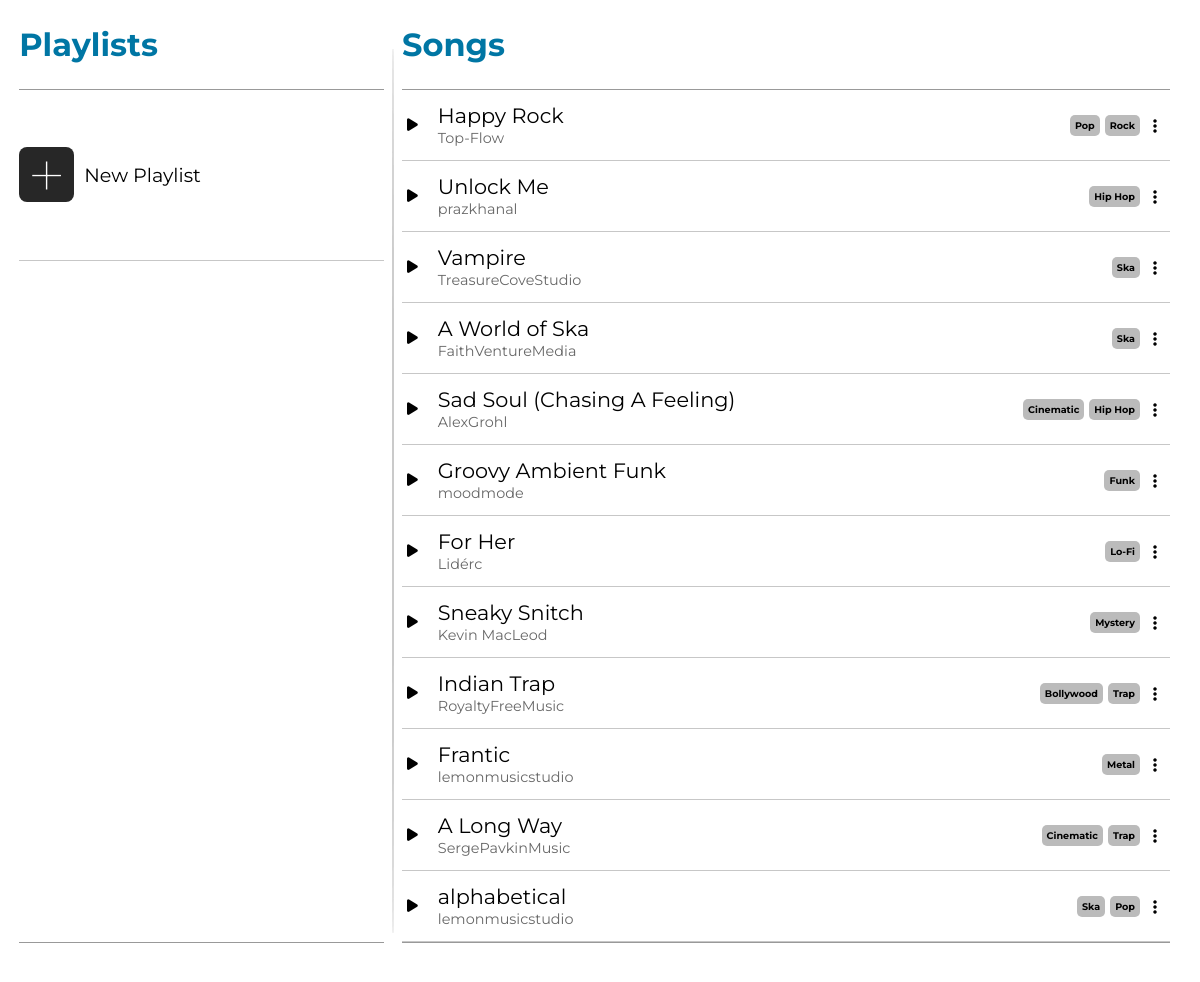
/iframetest/46/, run on an earlier commit of the app's database.
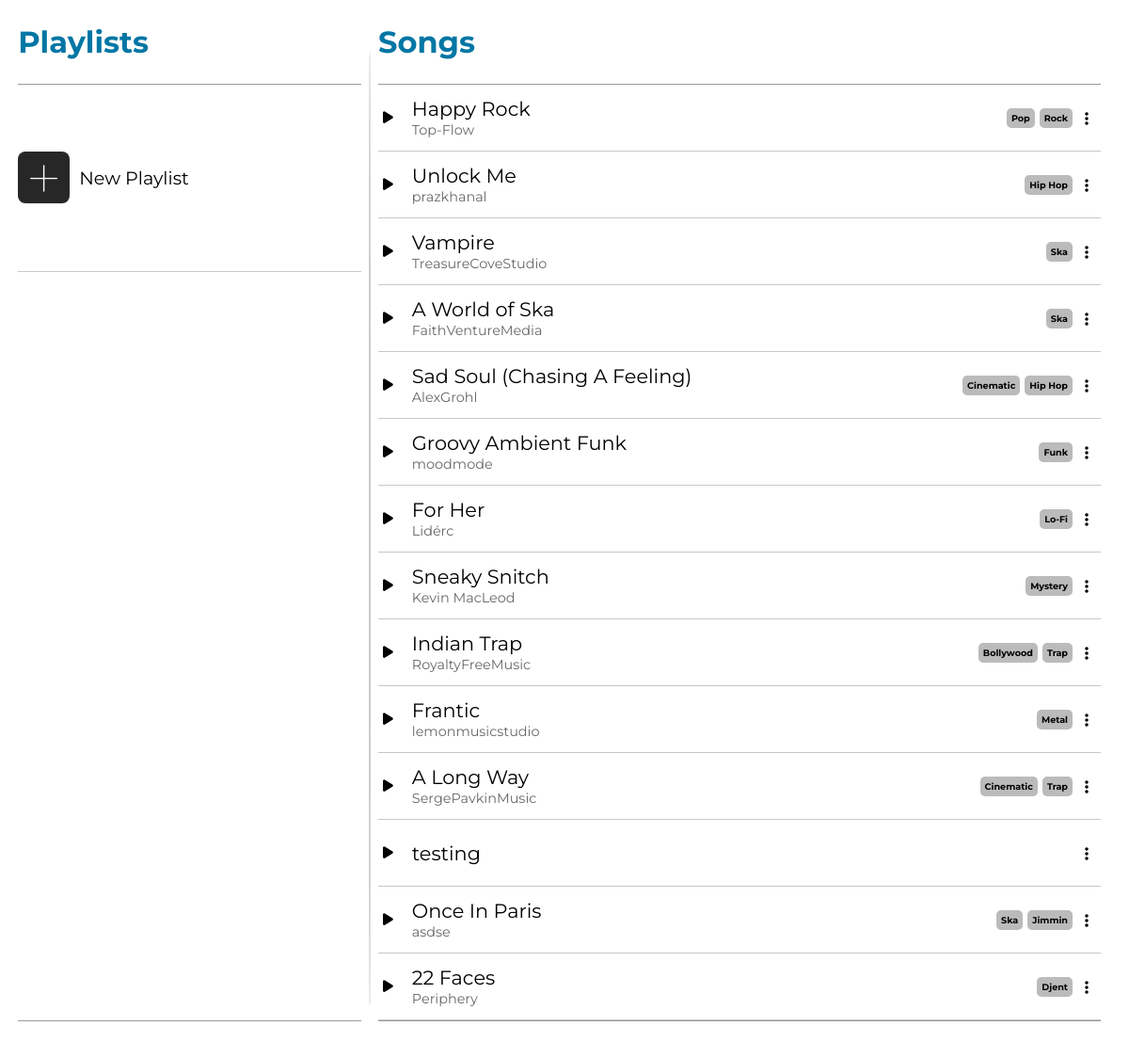
And on a later commit of the database.
### app/models.py (models this page shows, shortened)
class Song(models.Model):
    title = models.CharField(max_length=50)
    song_file = models.FileField(upload_to='')
    artist = models.ManyToManyField(Artist) # type: ignore
    genre = models.ManyToManyField(Genre) # type: ignore

class Artist(models.Model):
    name = models.CharField(max_length=50)
    def __str__(self):
        return self.name

class Genre(models.Model):
    name = models.CharField(max_length=50)

### app/views.py (the view, shortened to what this page needs)
# urls.py: path('iframetest/<str:playlistID>/', home_frame, name='ift'),
def home_frame(req: HttpRequest, playlistID:str) -> HttpResponse:
    songs = Song.objects.all()
    songForm = AddSongForm()
    playlistForm = None
    playlists = None
    if req.user.is_authenticated:
        playlistForm = NewPlaylistForm()
        playlists = req.user.playlist_set.all() # type: ignore
    try:
        playlistInfo = Playlist.objects.get(pk=playlistID)
    except:
        playlistInfo = None
    context = {'songs': songs, 'playlistForm': playlistForm, 'songForm': songForm, 'playlists': playlists, 'playlistInfo': playlistInfo} # type: ignore
    return render(req, 'add-playlist.html', context) # type: ignore

### app/templates/add-playlist.html (shortened to what this page needs)
{% extends "homepageiframe.html" %}

### app/templates/homepageiframe.html (shortened to what this page needs)
{% load static %}
<!DOCTYPE html>
<html lang="en">
    <head>
        <link rel="stylesheet" href="{% static "styles.css" %}">
    </head>
    <body>
        <div id='user-interface-wrapper'>
            <div class="ui-container">
                <div id="playlistOverallContainer">
                    <div id="playlistcontainerHeader">
                        <h1>Playlists</h1>
                    </div>
                    <div id='playlists-container'>
                        <div id='gridifier'>
                            <div class='playlist-wrapper'>
                                <div id="new-playlist" class='playlist-button'>
                                    <div class='playlist-icon-wrapper'>
                                        <div id='new-playlist-icon'>+</div>
                                    </div>
                                    <div class='playlist-text-wrapper'>
                                        <p class='playlist-text'>New Playlist</p>
                                    </div>
                                </div>
                            </div>
                            <button id="playlistBtn"></button>
                        </div>
                    </div>
                    <div id='playlistcontFooter'>
                    </div>
                </div>
                <div class='br'></div>
                <div class='songsOverallContainer' style="{% if playlistInfo %}width: 32%{% else %}width: 64%; margin-right: 2.5%{% endif %}">
                    <div id='songsContainerHeader'>
                        <h1>Songs</h1>
                    </div>
                    <div id='songs-container'>
                        {% for song in songs %}
                        <div class="song-wrapper">
                            <div class='songMetaBtn'>
                                <i class="songPlayBtn fa-solid fa-play"><song class="{% for artist in song.artist.all %}{{artist}}{% endfor %}" title={{song.song_file.url}} style='display: none'>{{song.title}}</song></i>
                                <div class='songTitleArtist'>
                                    <div class='songObject songTitle' title={{song.song_file.url}}>{{song.title}}</div>
                                    <div class='songArtist'>{% for artist in song.artist.all %}<span class='artistSpan'>{{artist.name}}</span>{% endfor %}</div>
                                </div>
                            </div>
                            <div class='songGenrePlaylistBtn'>
                                <div class='songGenres'>{% for genre in song.genre.all %}<span class='genreTag'>{{genre.name}}</span>{% endfor %}</div>
                                <div class='ellipsis-box'><i class="fa-solid fa-ellipsis-vertical"></i></div>
                            </div>
                        </div>
                        {% endfor %}
                    </div>
                    <div id='songsContainerFooter'></div>
                </div>
            </div>
        </div>
    </body>
</html>

### app/static/styles.css (style rules this page uses)
* { padding: 0; margin: 0; font-family: Montserrat; }
#user-interface-wrapper { width: 100vw; height: 100vh; display: flex; flex-direction: column; }
.ui-container { display: flex; width: 100%; height: 100%; justify-content: space-between; }
#playlistOverallContainer { width: 32%; }
#playlistcontainerHeader { display: flex; align-items: center; height: 89px; margin-left: 5%; border-bottom: 1px solid #999999; }
#songsContainerHeader { display: flex; align-items: center; height: 89px; border-bottom: 1px solid #999999; }
#songsContainerHeader h1 { color: #0076a4; font-weight: bold; }
#playlistcontainerHeader h1 { color: #0076a4; font-weight: bold; }
#playlistcontFooter { margin-left: 5%; height: 29px; border-top: 1px solid #999999; }
#songsContainerFooter { height: 29px; border-top: 1px solid #999999; }
#playlists-container { height: calc(100% - 130px); width: 100%; overflow-y: scroll; scrollbar-width: none; }
#songs-container { height: calc(100% - 130px); overflow-y: scroll; scrollbar-width: none; }
.br { width: 2px; height: 90%; margin-top: auto; margin-bottom: auto; background-color: rgb(202, 202, 202); border-radius: 40%; }
.playlist-button { margin-left: 5%; width: 95%; height: 100%; display: flex; border-bottom: 1px solid #c7c7c7; }
.playlist-icon-wrapper { display: flex; align-items: center; justify-content: center; }
#new-playlist-icon { display: flex; height: 55px; width: 55px; background-color: rgb(39, 39, 39); border-radius: 8px; color: white; justify-content: center; align-items: center; font-size: 70px; font-weight: 100; font-family: Montserrat; }
.playlist-text-wrapper { display: flex; flex-direction: column; justify-content: center; padding-left: 10px; font-family: sans-serif; }
.playlist-text { font-size: 1.2em; }
.playlist-wrapper { width: 100%; display: flex; align-items: center; justify-content: center; }
.playlistBtn, #playlistBtn { display: flex; justify-self: center; align-self: center; background: transparent; justify-content: space-between; align-items: center; border: transparent; width: 97%; margin-left: 3%; height: 100%; transition: .3s; }
.gridifier, #gridifier { display: grid; height: 20%; min-height: 70px; }
.playlist-wrapper, .playlistBtn, #playlistBtn { grid-column: 1; grid-row: 1; }
#playlistBtn { z-index: 2; }
.song-wrapper { height: 60px; border-bottom: 1px solid #c7c7c7; display: flex; align-items: center; justify-content: space-between; font-family: sans-serif; padding: 5px; }
.songTitle { font-size: 1.3em; }
.artistSpan { color: rgb(104, 104, 104); font-size: .9em; }
.songMetaBtn { display: flex; gap: 20px; align-items: center; }
.songPlayBtn { font-size: .9em; transition: .3s }
.songGenrePlaylistBtn { display: flex; align-items: center; }
.songGenres { display: flex; gap: 5px; max-height: 23px; margin-right: 5px; }
.genreTag { background-color: #bbbbbb; border-radius: 5px; padding: 5px; font-size: .6em; font-weight: bolder; }
.ellipsis-box { display: flex; height: 20px; width: 20px; border:transparent; border-radius: 50%; justify-content: center; align-items: center; position: relative; transition: .3s; }
.fa-ellipsis-vertical { margin-top: 1.5px; }

What changed in the data, as far as the page shows it:
removed Song: title "alphabetical", Artist (name "lemonmusicstudio"), Genre (name "Ska"), Genre (name "Pop")
added Song: title "testing"
added Song: title "Once In Paris", Genre (name "Ska")
added Artist: name "asdse", shown under "Once In Paris"
added Genre: name "Jimmin", shown under "Once In Paris"
added Song: title "22 Faces"
added Artist: name "Periphery", shown under "22 Faces"
added Genre: name "Djent", shown under "22 Faces"
